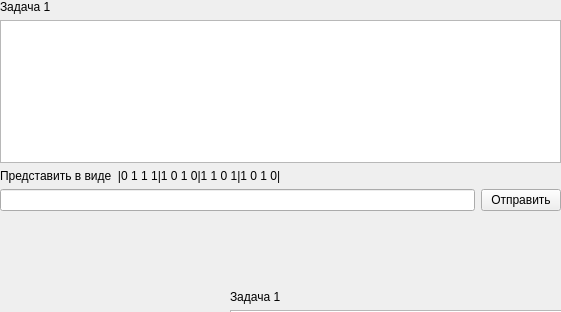
<?xml version="1.0" encoding="UTF-8"?>
<ui version="4.0">
 <class>task1</class>
 <widget class="QWidget" name="task1">
  <property name="geometry">
   <rect>
    <x>0</x>
    <y>0</y>
    <width>561</width>
    <height>312</height>
   </rect>
  </property>
  <property name="windowTitle">
   <string>Form</string>
  </property>
  <widget class="QWidget" name="verticalLayoutWidget">
   <property name="geometry">
    <rect>
     <x>0</x>
     <y>0</y>
     <width>561</width>
     <height>211</height>
    </rect>
   </property>
   <layout class="QVBoxLayout" name="verticalLayout">
    <item>
     <widget class="QLabel" name="label_task">
      <property name="text">
       <string>Задача 1</string>
      </property>
     </widget>
    </item>
    <item>
     <widget class="QTextEdit" name="textEdit"/>
    </item>
    <item>
     <widget class="QLabel" name="label">
      <property name="text">
       <string>Представить в виде  |0 1 1 1|1 0 1 0|1 1 0 1|1 0 1 0|</string>
      </property>
     </widget>
    </item>
    <item>
     <layout class="QHBoxLayout" name="horizontalLayout">
      <item>
       <widget class="QLineEdit" name="lineEdit_answer"/>
      </item>
      <item>
       <widget class="QPushButton" name="send_answer_but">
        <property name="text">
         <string>Отправить</string>
        </property>
       </widget>
      </item>
     </layout>
    </item>
   </layout>
  </widget>
  <widget class="QLabel" name="label_2">
   <property name="geometry">
    <rect>
     <x>100</x>
     <y>230</y>
     <width>351</width>
     <height>61</height>
    </rect>
   </property>
   <property name="font">
    <font>
     <pointsize>24</pointsize>
     <bold>true</bold>
    </font>
   </property>
   <property name="text">
    <string/>
   </property>
  </widget>
  <widget class="QWidget" name="verticalLayoutWidget_2">
   <property name="geometry">
    <rect>
     <x>230</x>
     <y>290</y>
     <width>561</width>
     <height>211</height>
    </rect>
   </property>
   <layout class="QVBoxLayout" name="verticalLayout_2">
    <item>
     <widget class="QLabel" name="label_task_2">
      <property name="text">
       <string>Задача 1</string>
      </property>
     </widget>
    </item>
    <item>
     <widget class="QTextEdit" name="textEdit_2"/>
    </item>
    <item>
     <widget class="QLabel" name="label_3">
      <property name="text">
       <string>Представить в виде  |0 1 1 1|1 0 1 0|1 1 0 1|1 0 1 0|</string>
      </property>
     </widget>
    </item>
    <item>
     <layout class="QHBoxLayout" name="horizontalLayout_2">
      <item>
       <widget class="QLineEdit" name="lineEdit_answer_2"/>
      </item>
      <item>
       <widget class="QPushButton" name="send_answer_but_2">
        <property name="text">
         <string>Отправить</string>
        </property>
       </widget>
      </item>
     </layout>
    </item>
   </layout>
  </widget>
  <widget class="QLabel" name="label_4">
   <property name="geometry">
    <rect>
     <x>330</x>
     <y>520</y>
     <width>351</width>
     <height>61</height>
    </rect>
   </property>
   <property name="font">
    <font>
     <pointsize>24</pointsize>
     <bold>true</bold>
    </font>
   </property>
   <property name="text">
    <string/>
   </property>
  </widget>
 </widget>
 <resources/>
 <connections/>
</ui>
